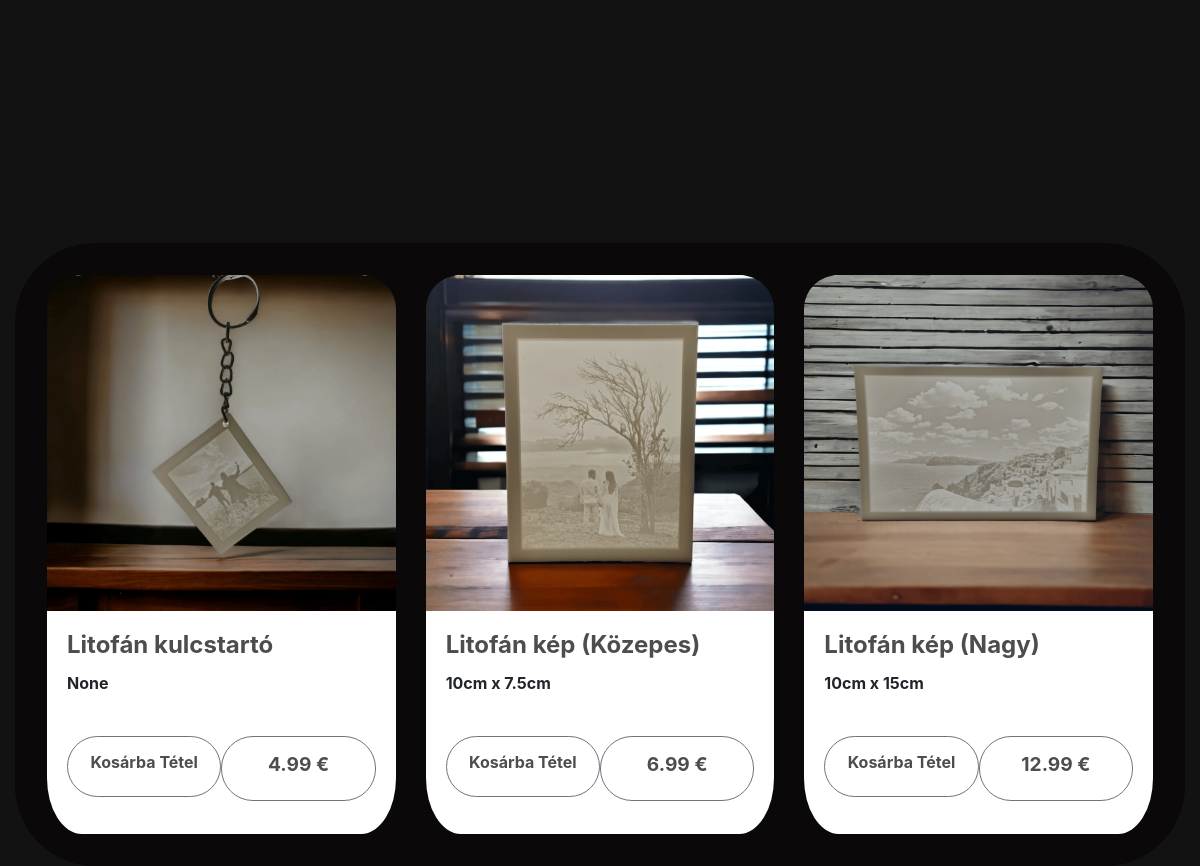
The app's page / (lower part), older data.
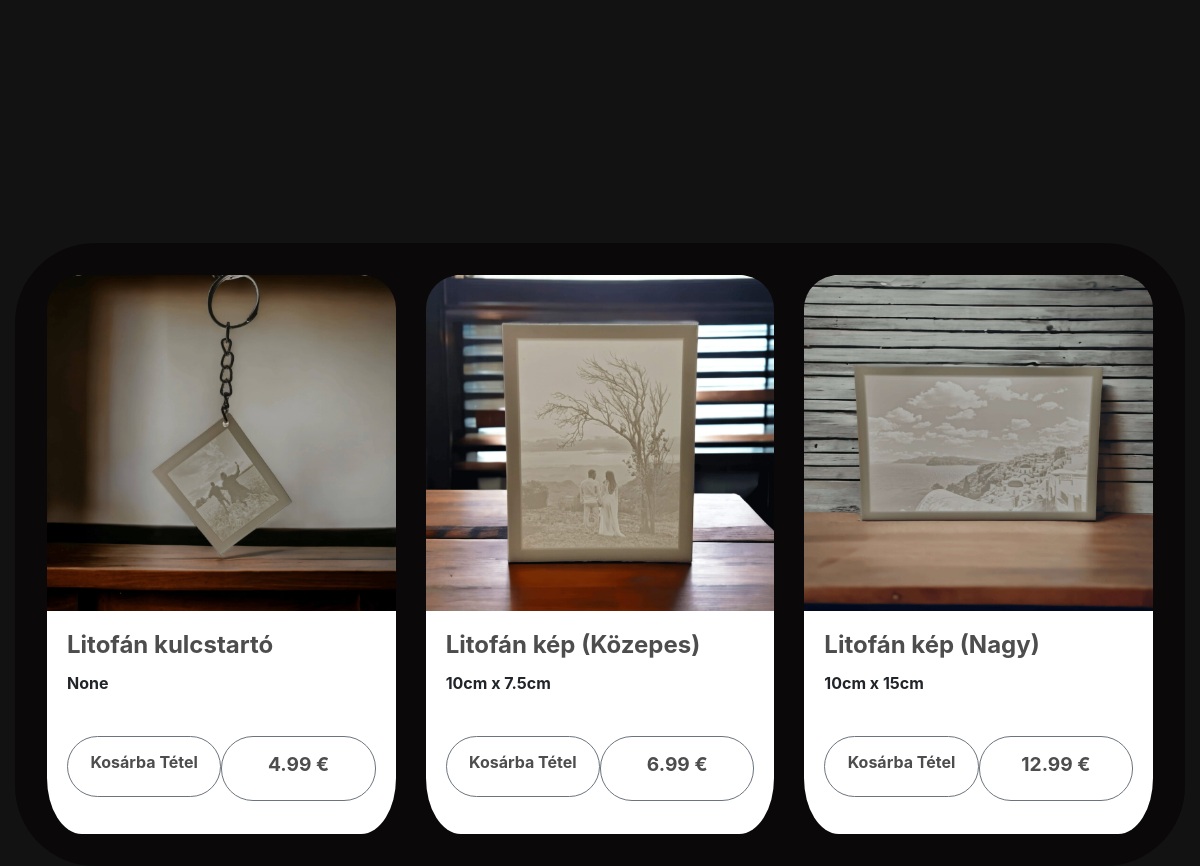
The same page, newer data.
### store/models.py (models this page shows, shortened)
class Product(models.Model):
    name = models.CharField(max_length=200)
    name2 = models.CharField(max_length=200)
    price = models.FloatField()
    leiras = models.CharField(max_length=200, blank=True, null=True)
    leiras_sr = models.CharField(max_length=200, blank=True, null=True)
    digital = models.BooleanField(default=False,null=True, blank=True)
    image = models.ImageField(null=True, blank=True)
    @property
    def imageURL(self):
        try:
            url = self.image.url
        except:
            url = ''
        return url

### store/views.py (the view)
# urls.py: path('', include('store.urls')),
def store(request):
    data = cartData(request)
    cartItems = data['cartItems']
    order = data['order']
    items = data['items']
    products = Product.objects.all()
    context = {'products':products, 'cartItems':cartItems}
    return render(request, 'store/store.html', context)

### store/utils.py (called while the page is built, shortened)
def cookieCart(request):
	try:
		cart = json.loads(request.COOKIES['cart'])
	except:
		cart = {}
		print('CART:', cart)
	items = []
	order = {'get_cart_total':0, 'get_cart_items':0, 'shipping':False}
	cartItems = order['get_cart_items']
	return {'cartItems':cartItems ,'order':order, 'items':items}

def cartData(request):
	if request.user.is_authenticated:
		customer = request.user.customer
		order, created = Order.objects.get_or_create(customer=customer, complete=False)
		items = order.orderitem_set.all()
		cartItems = order.get_cart_items
	else:
		cookieData = cookieCart(request)
		cartItems = cookieData['cartItems']
		order = cookieData['order']
		items = cookieData['items']
	return {'cartItems':cartItems ,'order':order, 'items':items}

### store/templates/store/store.html (shortened to what this page needs)
{% extends 'store/main.html' %}
{% load static %}
{% block content %}
<head>
<link rel="stylesheet" type="text/css" href="{% static 'css/main.css' %}">
</head>
<body>
<div class="d-flex justify-content-center" style="margin-top: 5%;">
    <p class="How"><b>Mi az a litofán kép?</p>
</div>
<section>
	<div class="d-flex w-100 " style="justify-content: space-between; align-items: stretch; height: 45vh; padding: 10px; gap: 1.4em;z-index: 2;">
	</div>
</section>
<section style="background-color: #0a0808; z-index: 1; margin-top: 20%; border-radius: 5em; width: 100%; padding: 2em;" class="col-lg-12 z-3" id="products">
	<div class="card-deck">
{% for product in products %}
  <div class="card" style="border-radius: 10% 10% 10% 10%; border: 0;">
    <img src="{{ product.imageURL }}" class="card-img-top" alt="..." style="max-height: 60%; border-radius: 10% 10% 0% 0%;">
    <div class="card-body">
      <h5 class="card-title" style="font-size: 1.5em;"><strong>{{product.name}}</strong></h5>
      <p class="card-text">{{product.leiras}}</p>
      <p class="card-text" style="margin-top: 10%;">
          <button data-product="{{product.id}}" data-action="add" class="col-lg-6 btn btn-outline-secondary add-btn update-cart" style="border-radius: 2em; z-index: 3;"><h4 style="font-size: 1em; font-weight:700;"><stong>Kosárba Tétel</stong></h4></button>
				<button class="col-lg-6 btn btn-outline-secondary" style="border-radius: 2em; float: right; z-index: 3;" ><h4 style="font-size: 1.2em; font-weight: 500; pointer-events: none;"><strong>{{product.price}} € </strong></h4></button></p>
    </div>
  </div>
 {% endfor %}
</div>
</section>
    </div>
</body>
{% endblock content %}

### store/templates/store/main.html (shortened to what this page needs)
<!DOCTYPE html>
{% load static %}
<html>
<head>
	<link rel="stylesheet" href="https://stackpath.bootstrapcdn.com/bootstrap/4.4.1/css/bootstrap.min.css">
	<link rel="stylesheet" type="text/css" href="{% static 'css/main.css' %}">
</head>
<body>
     <div class="container-fluid w-100">
            <br>
            {% block content %}
            {% endblock content %}
</body>
</html>

### static/css/main.css (style rules this page uses)
body { background: url(''); background-repeat: no-repeat; background-color: #131212; }
h1,h2,h3,h4,h5,h6 { color:hsl(0, 0%, 30%); }
.col-lg-4, .col-lg-6, .col-lg-8, .col-lg-12 { margin-top: 10px; padding: 1em; align-content: center; }
.btn { border-radius: 0; }
.How { font-size: 4em; font-family: system-ui, -apple-system, BlinkMacSystemFont, 'Segoe UI', Roboto, Oxygen, Ubuntu, Cantarell, 'Open Sans', 'Helvetica Neue', sans-serif; background: linear-gradient(to right, #A2BCFE, #DF89FC); -webkit-background-clip: text; -webkit-text-fill-color: transparent; font-weight: 400; }

### store/templates/store/main.html (style rules this page uses)
body { overflow-x: hidden; }

### store/templates/store/store.html (style rules this page uses)
body { background-color: #131212; margin: 0; padding: 0; }

Row changes from the older to the newer data that the page shows:
changed Product "Litofán kulcstartó": imageURL: a different picture
changed Product "Litofán kép (Közepes)": imageURL: a different picture
changed Product "Litofán kép (Nagy)": imageURL: a different picture
